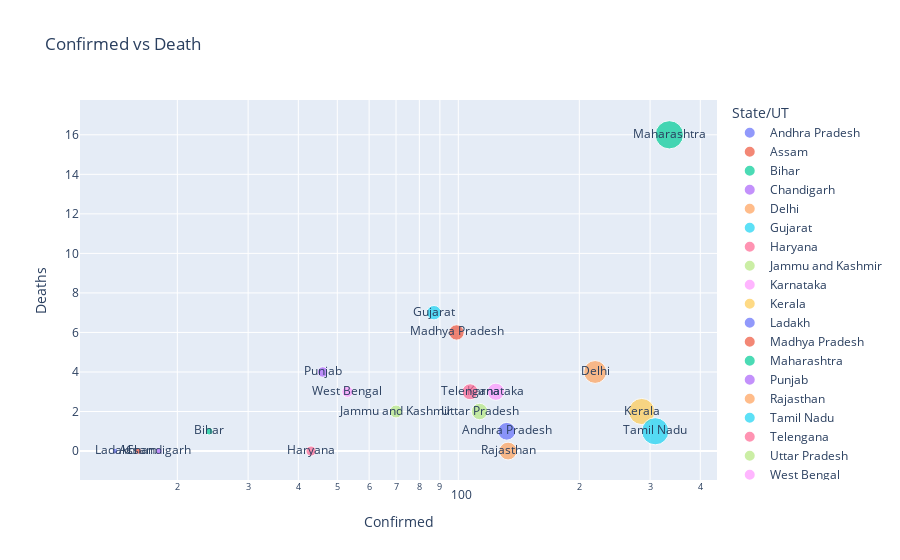

The notebook cell saved with this chart:
### Code cell
px.scatter(latest[latest['Confirmed']>10], x='Confirmed', y='Deaths', color='State/UT', size='Confirmed', 
           text='State/UT', log_x =True, title='Confirmed vs Death')

### Figure 1 — Plotly figure (JSON) as saved in the notebook; plotly's stock layout.template omitted (floating-point values rounded to 4 significant figures)
{"data": [{"hovertemplate": "State/UT=%{text}<br>Confirmed=%{marker.size}<br>Deaths=%{y}<extra></extra>", "legendgroup": "Andhra Pradesh", "marker": {"color": "#636efa", "size": [132], "sizemode": "area", "sizeref": 0.8375, "symbol": "circle"}, "mode": "markers+text", "name": "Andhra Pradesh", "showlegend": true, "text": ["Andhra Pradesh"], "type": "scatter", "x": [132], "xaxis": "x", "y": [1], "yaxis": "y"}, {"hovertemplate": "State/UT=%{text}<br>Confirmed=%{marker.size}<br>Deaths=%{y}<extra></extra>", "legendgroup": "Assam", "marker": {"color": "#EF553B", "size": [16], "sizemode": "area", "sizeref": 0.8375, "symbol": "circle"}, "mode": "markers+text", "name": "Assam", "showlegend": true, "text": ["Assam"], "type": "scatter", "x": [16], "xaxis": "x", "y": [0], "yaxis": "y"}, {"hovertemplate": "State/UT=%{text}<br>Confirmed=%{marker.size}<br>Deaths=%{y}<extra></extra>", "legendgroup": "Bihar", "marker": {"color": "#00cc96", "size": [24], "sizemode": "area", "sizeref": 0.8375, "symbol": "circle"}, "mode": "markers+text", "name": "Bihar", "showlegend": true, "text": ["Bihar"], "type": "scatter", "x": [24], "xaxis": "x", "y": [1], "yaxis": "y"}, {"hovertemplate": "State/UT=%{text}<br>Confirmed=%{marker.size}<br>Deaths=%{y}<extra></extra>", "legendgroup": "Chandigarh", "marker": {"color": "#ab63fa", "size": [18], "sizemode": "area", "sizeref": 0.8375, "symbol": "circle"}, "mode": "markers+text", "name": "Chandigarh", "showlegend": true, "text": ["Chandigarh"], "type": "scatter", "x": [18], "xaxis": "x", "y": [0], "yaxis": "y"}, {"hovertemplate": "State/UT=%{text}<br>Confirmed=%{marker.size}<br>Deaths=%{y}<extra></extra>", "legendgroup": "Delhi", "marker": {"color": "#FFA15A", "size": [219], "sizemode": "area", "sizeref": 0.8375, "symbol": "circle"}, "mode": "markers+text", "name": "Delhi", "showlegend": true, "text": ["Delhi"], "type": "scatter", "x": [219], "xaxis": "x", "y": [4], "yaxis": "y"}, {"hovertemplate": "State/UT=%{text}<br>Confirmed=%{marker.size}<br>Deaths=%{y}<extra></extra>", "legendgroup": "Gujarat", "marker": {"color": "#19d3f3", "size": [87], "sizemode": "area", "sizeref": 0.8375, "symbol": "circle"}, "mode": "markers+text", "name": "Gujarat", "showlegend": true, "text": ["Gujarat"], "type": "scatter", "x": [87], "xaxis": "x", "y": [7], "yaxis": "y"}, {"hovertemplate": "State/UT=%{text}<br>Confirmed=%{marker.size}<br>Deaths=%{y}<extra></extra>", "legendgroup": "Haryana", "marker": {"color": "#FF6692", "size": [43], "sizemode": "area", "sizeref": 0.8375, "symbol": "circle"}, "mode": "markers+text", "name": "Haryana", "showlegend": true, "text": ["Haryana"], "type": "scatter", "x": [43], "xaxis": "x", "y": [0], "yaxis": "y"}, {"hovertemplate": "State/UT=%{text}<br>Confirmed=%{marker.size}<br>Deaths=%{y}<extra></extra>", "legendgroup": "Jammu and Kashmir", "marker": {"color": "#B6E880", "size": [70], "sizemode": "area", "sizeref": 0.8375, "symbol": "circle"}, "mode": "markers+text", "name": "Jammu and Kashmir", "showlegend": true, "text": ["Jammu and Kashmir"], "type": "scatter", "x": [70], "xaxis": "x", "y": [2], "yaxis": "y"}, {"hovertemplate": "State/UT=%{text}<br>Confirmed=%{marker.size}<br>Deaths=%{y}<extra></extra>", "legendgroup": "Karnataka", "marker": {"color": "#FF97FF", "size": [124], "sizemode": "area", "sizeref": 0.8375, "symbol": "circle"}, "mode": "markers+text", "name": "Karnataka", "showlegend": true, "text": ["Karnataka"], "type": "scatter", "x": [124], "xaxis": "x", "y": [3], "yaxis": "y"}, {"hovertemplate": "State/UT=%{text}<br>Confirmed=%{marker.size}<br>Deaths=%{y}<extra></extra>", "legendgroup": "Kerala", "marker": {"color": "#FECB52", "size": [286], "sizemode": "area", "sizeref": 0.8375, "symbol": "circle"}, "mode": "markers+text", "name": "Kerala", "showlegend": true, "text": ["Kerala"], "type": "scatter", "x": [286], "xaxis": "x", "y": [2], "yaxis": "y"}, {"hovertemplate": "State/UT=%{text}<br>Confirmed=%{marker.size}<br>Deaths=%{y}<extra></extra>", "legendgroup": "Ladakh", "marker": {"color": "#636efa", "size": [14], "sizemode": "area", "sizeref": 0.8375, "symbol": "circle"}, "mode": "markers+text", "name": "Ladakh", "showlegend": true, "text": ["Ladakh"], "type": "scatter", "x": [14], "xaxis": "x", "y": [0], "yaxis": "y"}, {"hovertemplate": "State/UT=%{text}<br>Confirmed=%{marker.size}<br>Deaths=%{y}<extra></extra>", "legendgroup": "Madhya Pradesh", "marker": {"color": "#EF553B", "size": [99], "sizemode": "area", "sizeref": 0.8375, "symbol": "circle"}, "mode": "markers+text", "name": "Madhya Pradesh", "showlegend": true, "text": ["Madhya Pradesh"], "type": "scatter", "x": [99], "xaxis": "x", "y": [6], "yaxis": "y"}, {"hovertemplate": "State/UT=%{text}<br>Confirmed=%{marker.size}<br>Deaths=%{y}<extra></extra>", "legendgroup": "Maharashtra", "marker": {"color": "#00cc96", "size": [335], "sizemode": "area", "sizeref": 0.8375, "symbol": "circle"}, "mode": "markers+text", "name": "Maharashtra", "showlegend": true, "text": ["Maharashtra"], "type": "scatter", "x": [335], "xaxis": "x", "y": [16], "yaxis": "y"}, {"hovertemplate": "State/UT=%{text}<br>Confirmed=%{marker.size}<br>Deaths=%{y}<extra></extra>", "legendgroup": "Punjab", "marker": {"color": "#ab63fa", "size": [46], "sizemode": "area", "sizeref": 0.8375, "symbol": "circle"}, "mode": "markers+text", "name": "Punjab", "showlegend": true, "text": ["Punjab"], "type": "scatter", "x": [46], "xaxis": "x", "y": [4], "yaxis": "y"}, {"hovertemplate": "State/UT=%{text}<br>Confirmed=%{marker.size}<br>Deaths=%{y}<extra></extra>", "legendgroup": "Rajasthan", "marker": {"color": "#FFA15A", "size": [133], "sizemode": "area", "sizeref": 0.8375, "symbol": "circle"}, "mode": "markers+text", "name": "Rajasthan", "showlegend": true, "text": ["Rajasthan"], "type": "scatter", "x": [133], "xaxis": "x", "y": [0], "yaxis": "y"}, {"hovertemplate": "State/UT=%{text}<br>Confirmed=%{marker.size}<br>Deaths=%{y}<extra></extra>", "legendgroup": "Tamil Nadu", "marker": {"color": "#19d3f3", "size": [309], "sizemode": "area", "sizeref": 0.8375, "symbol": "circle"}, "mode": "markers+text", "name": "Tamil Nadu", "showlegend": true, "text": ["Tamil Nadu"], "type": "scatter", "x": [309], "xaxis": "x", "y": [1], "yaxis": "y"}, {"hovertemplate": "State/UT=%{text}<br>Confirmed=%{marker.size}<br>Deaths=%{y}<extra></extra>", "legendgroup": "Telengana", "marker": {"color": "#FF6692", "size": [107], "sizemode": "area", "sizeref": 0.8375, "symbol": "circle"}, "mode": "markers+text", "name": "Telengana", "showlegend": true, "text": ["Telengana"], "type": "scatter", "x": [107], "xaxis": "x", "y": [3], "yaxis": "y"}, {"hovertemplate": "State/UT=%{text}<br>Confirmed=%{marker.size}<br>Deaths=%{y}<extra></extra>", "legendgroup": "Uttar Pradesh", "marker": {"color": "#B6E880", "size": [113], "sizemode": "area", "sizeref": 0.8375, "symbol": "circle"}, "mode": "markers+text", "name": "Uttar Pradesh", "showlegend": true, "text": ["Uttar Pradesh"], "type": "scatter", "x": [113], "xaxis": "x", "y": [2], "yaxis": "y"}, {"hovertemplate": "State/UT=%{text}<br>Confirmed=%{marker.size}<br>Deaths=%{y}<extra></extra>", "legendgroup": "West Bengal", "marker": {"color": "#FF97FF", "size": [53], "sizemode": "area", "sizeref": 0.8375, "symbol": "circle"}, "mode": "markers+text", "name": "West Bengal", "showlegend": true, "text": ["West Bengal"], "type": "scatter", "x": [53], "xaxis": "x", "y": [3], "yaxis": "y"}], "layout": {"legend": {"itemsizing": "constant", "title": {"text": "State/UT"}, "tracegroupgap": 0}, "title": {"text": "Confirmed vs Death"}, "xaxis": {"anchor": "y", "domain": [0, 1], "title": {"text": "Confirmed"}, "type": "log"}, "yaxis": {"anchor": "x", "domain": [0, 1], "title": {"text": "Deaths"}}}}
